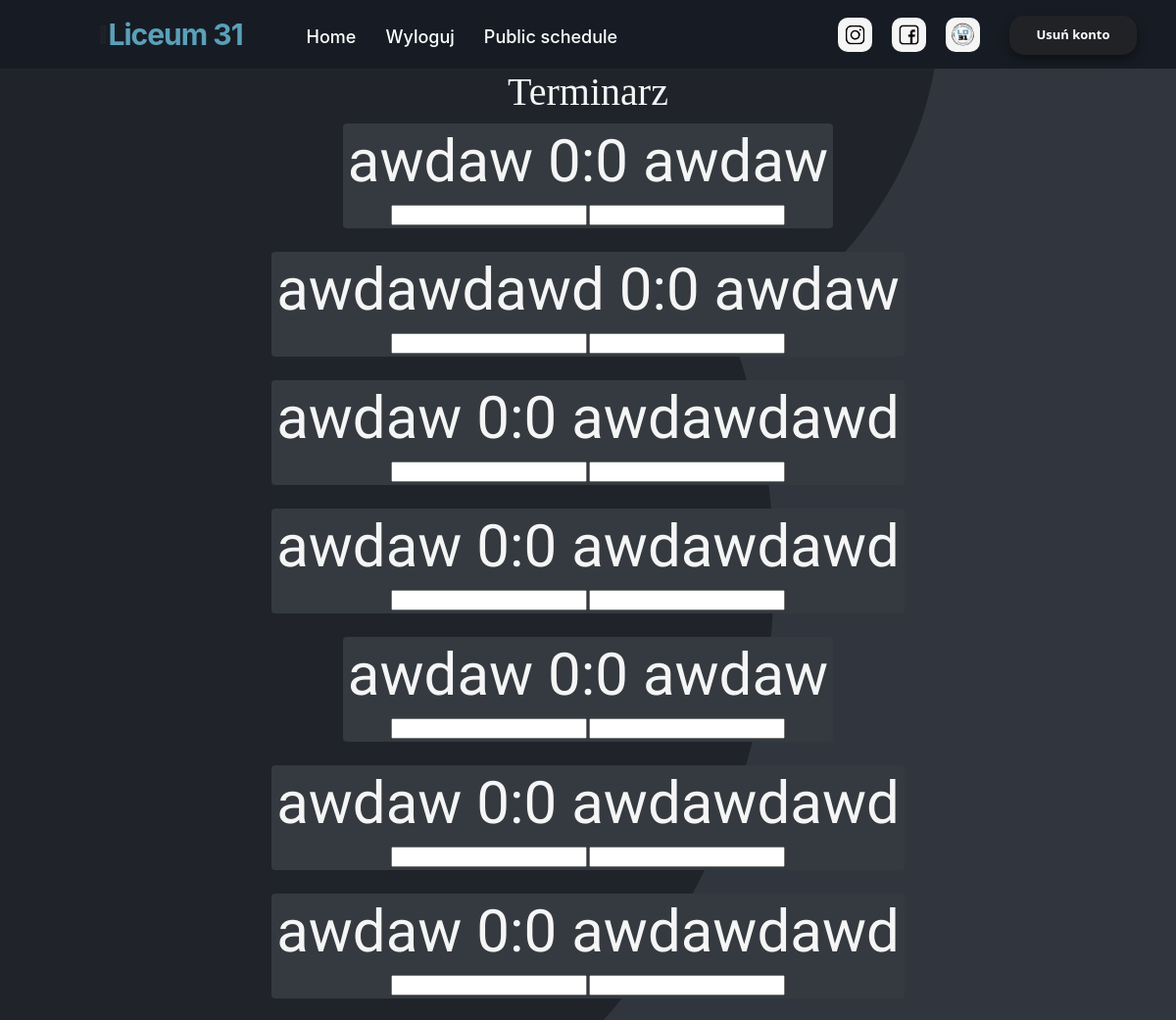
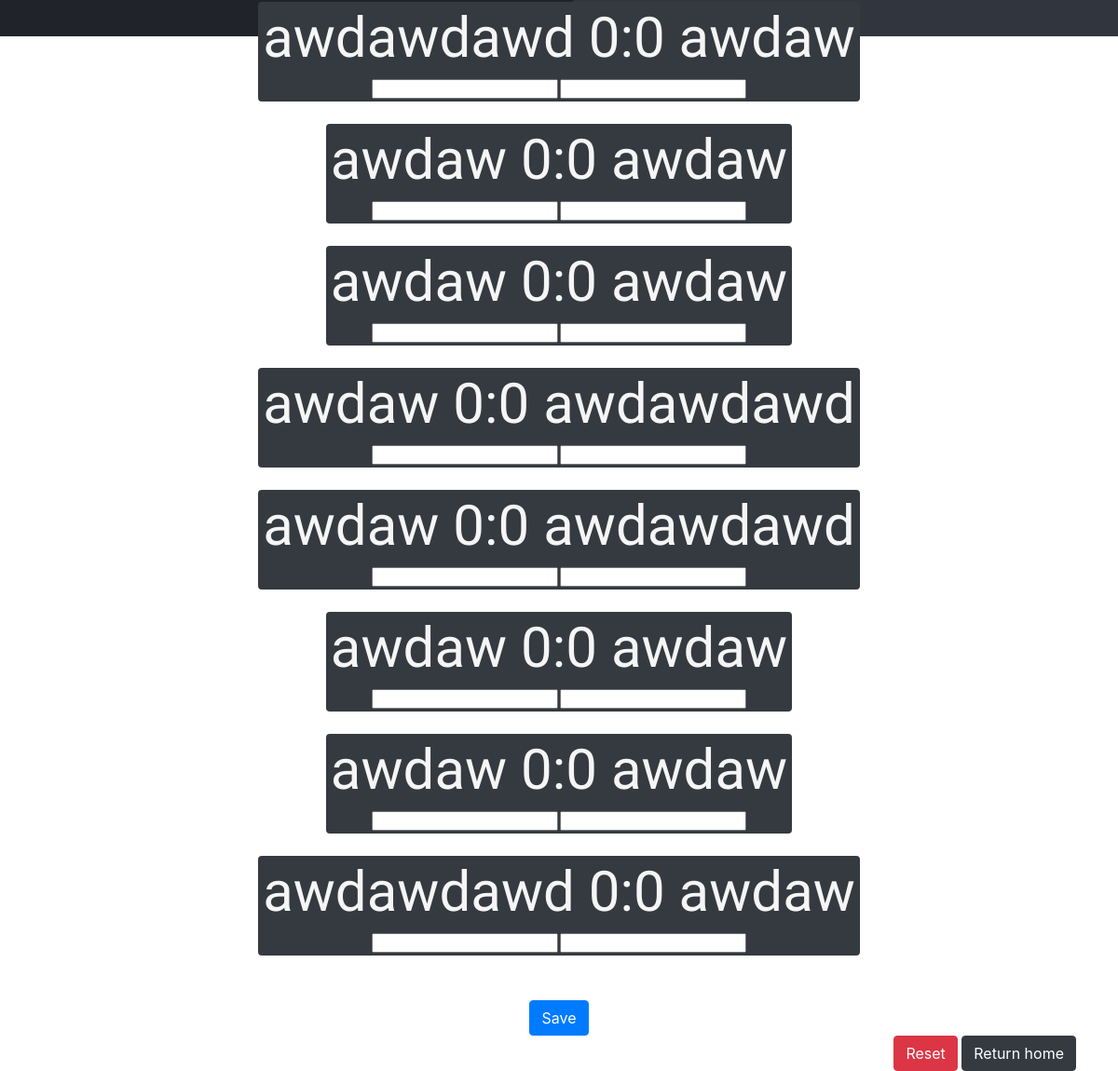
Page /update-schedule (signed in) on the earlier database version (2 pictures, top to bottom).
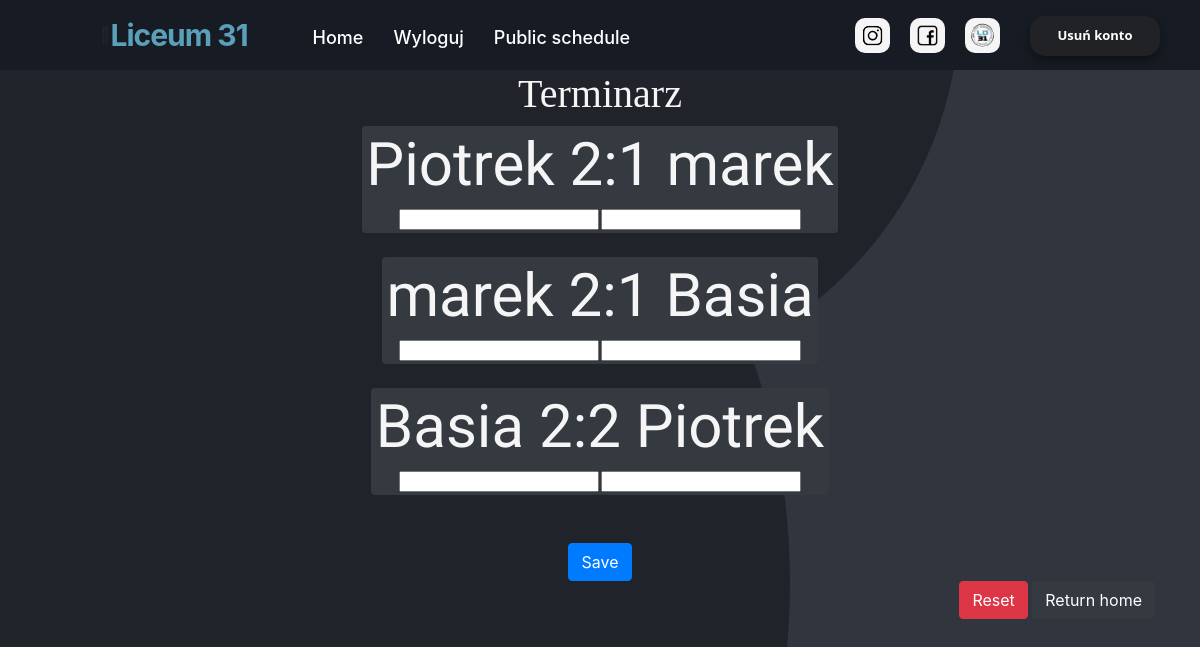
Same page on the later database version.
### website/models.py (models this page shows)
class Dual(db.Model):
    id = db.Column(db.Integer,primary_key=True)
    tournament_id = db.Column(db.Integer,db.ForeignKey('tournament.id'))
    player1_id = db.Column(db.Integer,db.ForeignKey('player.id'))
    player2_id = db.Column(db.Integer,db.ForeignKey('player.id'))
    player_1 = db.relationship('Player', foreign_keys=[player1_id])
    player_2 = db.relationship('Player', foreign_keys=[player2_id])
    score_1 = db.Column(db.Integer,default=0)
    score_2 = db.Column(db.Integer,default=0)
    round_number = db.Column(db.Integer)

class Player(db.Model):
    id = db.Column(db.Integer,primary_key=True)
    tournament_id = db.Column(db.Integer,db.ForeignKey('tournament.id'))
    name = db.Column(db.String(100000))
    standing = db.relationship('Standing')

### website/views.py (the view, shortened to what this page needs)
@views.route('update-schedule', methods=['POST', 'GET'])
@login_required
def update_schedule():
    tournament = Tournament.query.filter_by(
        id=current_user.actual_tournament_id).first()
    return render_template("update_schedule.html", user=current_user, tournament=tournament)

### website/__init__.py (called while the page is built)
def create_app():
    app = Flask(__name__)
    app.config['SECRET_KEY'] = 'kjabwdlajbal'
    app.config['SQLALCHEMY_DATABASE_URI'] = f'sqlite:///{DB_NAME}'
    db.init_app(app)  # inicjowanie bazy danych dla aplikacji
    from .views import views
    from .auth import auth
    app.register_blueprint(views, url_prefix='/')
    app.register_blueprint(auth, url_prefix='/')
    from .models import User,Player
    create_datebase(app)
    login_manager = LoginManager()
    login_manager.login_view = 'auth.login'
    login_manager.init_app(app)
    @login_manager.user_loader
    def load_user(id):
        return User.query.get(int(id))
    return app

### website/templates/update_schedule.html (shortened to what this page needs)
{% extends "base.html" %} {% block title %}Terminarz{% endblock %} {% block
content %}
<h1 align="center">Terminarz</h1>
<ol class="list-group list-group-flush" id="pary">
<form method="POST">
  {% for dual in tournament.duals %}
  <div align="center">
    <ol class="badge badge-dark">
        <h3>{{dual.player_1.name}} {{dual.score_1}}:{{dual.score_2}} {{dual.player_2.name}}</h3>
      <input name="score" type="number" id="score[]" />
      <input name="score" type="number" id="score[]" />
    </ol>
  </div>
  <br />
  {% endfor %}
</ol>
<br />
<div align="center">
  <button type="submit" href="/schedule" class="btn btn-primary">Save</button>
</div>
  <div align="right">
      <a type="button" href="/delete-schedule" class="btn btn-danger">Reset</a>
    <a type="button" href="/" class="btn btn-dark">Return home</a>
  </div>
{% endblock %}

Differences in the rows shown:
removed Dual: player_1.name "awdaw", score_1 "0", score_2 "0", player_2.name "awdawdawd"
removed Dual: player_1.name "awdaw", score_1 "0", score_2 "0", player_2.name "awdaw"
removed Dual: player_1.name "awdaw", score_1 "0", score_2 "0", player_2.name "awdawdawd"
removed Dual: player_1.name "awdaw", score_1 "0", score_2 "0", player_2.name "awdawdawd"
removed Dual: player_1.name "awdawdawd", score_1 "0", score_2 "0", player_2.name "awdaw"
removed Dual: player_1.name "awdaw", score_1 "0", score_2 "0", player_2.name "awdaw"
removed Dual: player_1.name "awdaw", score_1 "0", score_2 "0", player_2.name "awdaw"
removed Dual: player_1.name "awdaw", score_1 "0", score_2 "0", player_2.name "awdawdawd"
removed Dual: player_1.name "awdaw", score_1 "0", score_2 "0", player_2.name "awdawdawd"
removed Dual: player_1.name "awdaw", score_1 "0", score_2 "0", player_2.name "awdaw"
removed Dual: player_1.name "awdaw", score_1 "0", score_2 "0", player_2.name "awdaw"
removed Dual: player_1.name "awdawdawd", score_1 "0", score_2 "0", player_2.name "awdaw"
changed Dual (number 1 of 3 on the later page): player_1.name "awdaw" → "Piotrek"; score_1 "0" → "2"; score_2 "0" → "1"; player_2.name "awdaw" → "marek"
changed Dual (number 2 of 3 on the later page): player_1.name "awdawdawd" → "marek"; score_1 "0" → "2"; score_2 "0" → "1"; player_2.name "awdaw" → "Basia"
changed Dual (number 3 of 3 on the later page): player_1.name "awdaw" → "Basia"; score_1 "0" → "2"; score_2 "0" → "2"; player_2.name "awdawdawd" → "Piotrek"
